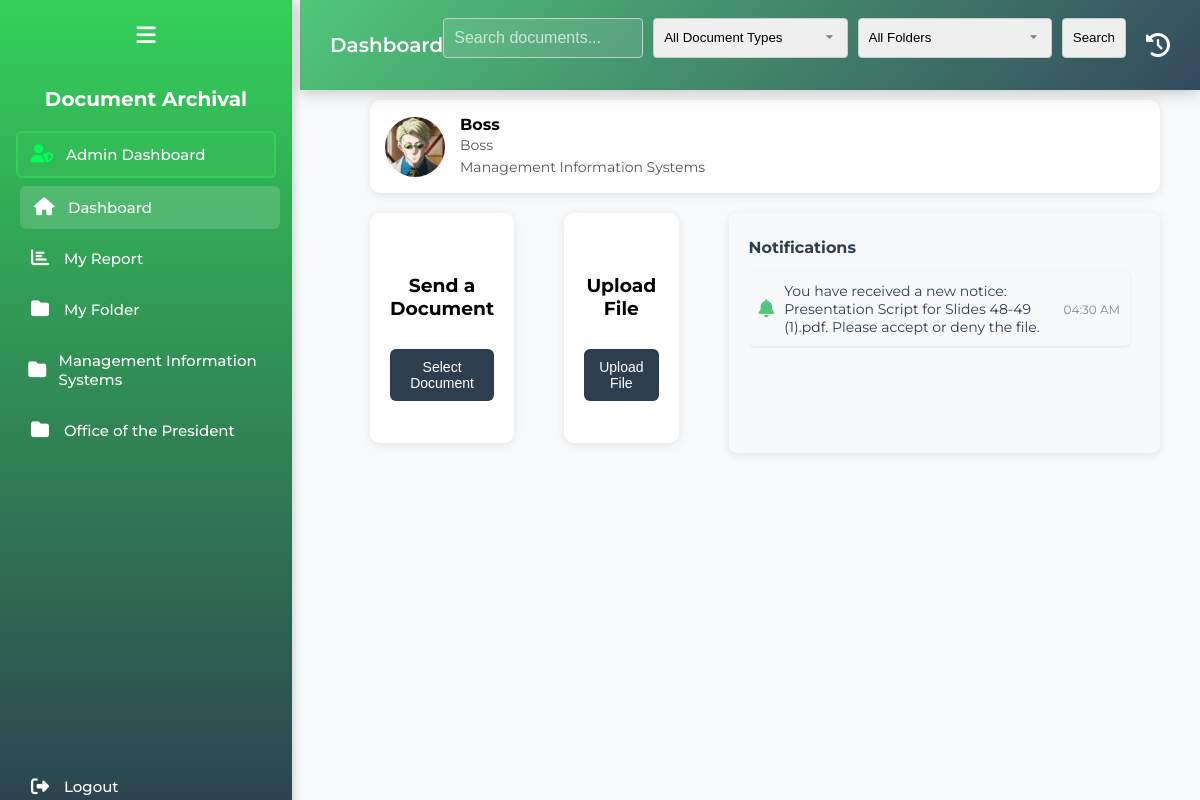
/ (signed in), run on the app's committed database.
### tables this page shows
CREATE TABLE `departments` (
  `id` int(11) NOT NULL AUTO_INCREMENT,
  `name` varchar(255) NOT NULL,
  `type` enum('college','office') NOT NULL,
  PRIMARY KEY (`id`),
  UNIQUE KEY `name_type` (`name`, `type`)
);

CREATE TABLE `users` (
  `id` int(11) NOT NULL AUTO_INCREMENT,
  `username` varchar(255) NOT NULL,
  `password` varchar(255) NOT NULL,
  `full_name` varchar(255) NOT NULL,
  `role` enum('admin','client') NOT NULL DEFAULT 'client',
  `profile_pic` varchar(255) DEFAULT NULL,
  `position` varchar(255) DEFAULT NULL,
  `created_at` timestamp NOT NULL DEFAULT CURRENT_TIMESTAMP,
  PRIMARY KEY (`id`),
  UNIQUE KEY `username` (`username`)
);

CREATE TABLE `notifications` (
  `id` int(11) NOT NULL AUTO_INCREMENT,
  `user_id` int(11) NOT NULL,
  `message` text NOT NULL,
  `file_id` int(11) DEFAULT NULL,
  `status` enum('pending','accepted','denied','approved','rejected','completed') DEFAULT 'pending',
  `timestamp` timestamp NOT NULL DEFAULT CURRENT_TIMESTAMP,
  `type` enum('uploaded','received','info','access_request','access_result') NOT NULL DEFAULT 'uploaded',
  PRIMARY KEY (`id`),
  FOREIGN KEY (`user_id`) REFERENCES `users` (`id`) ON DELETE CASCADE,
  FOREIGN KEY (`file_id`) REFERENCES `files` (`id`) ON DELETE SET NULL
);

### index.php (the view, shortened to what this page needs)
<?php
require 'db_connection.php';
$userId = $_SESSION['user_id'];
$userRole = $_SESSION['role'];
$stmt = $pdo->prepare("
    SELECT users.*,
           d.id AS department_id,
           d.name AS department_name,
           sd.id AS sub_department_id,
           sd.name AS sub_department_name
    FROM users
    LEFT JOIN user_department_affiliations uda ON users.id = uda.user_id
    LEFT JOIN departments d ON uda.department_id = d.id
    LEFT JOIN sub_departments sd ON uda.sub_department_id = sd.id
    WHERE users.id = ?
    LIMIT 1
");
$stmt->execute([$userId]);
$user = $stmt->fetch(PDO::FETCH_ASSOC);
$stmt = $pdo->prepare("
    SELECT d.id AS department_id,
           d.name AS department_name,
           sd.id AS sub_department_id,
           sd.name AS sub_department_name
    FROM departments d
    JOIN user_department_affiliations uda ON d.id = uda.department_id
    LEFT JOIN sub_departments sd ON uda.sub_department_id = sd.id
    WHERE uda.user_id = ?
");
$stmt->execute([$userId]);
$userDepartments = $stmt->fetchAll(PDO::FETCH_ASSOC);
$stmt = $pdo->prepare("SELECT * FROM notifications WHERE user_id = ? ORDER BY timestamp DESC LIMIT 5");
$stmt->execute([$userId]);
$notificationLogs = $stmt->fetchAll(PDO::FETCH_ASSOC);
?>
<!DOCTYPE html>
<html lang="en">
<head>
    <link rel="stylesheet" href="https://code.jquery.com/ui/1.12.1/themes/base/jquery-ui.css">
    <link rel="stylesheet" href="https://cdnjs.cloudflare.com/ajax/libs/font-awesome/6.4.2/css/all.min.css">
    <link rel="stylesheet" href="https://cdn.jsdelivr.net/npm/notyf@3/notyf.min.css">
    <link rel="stylesheet" href="https://cdn.jsdelivr.net/npm/select2@4.1.0-rc.0/dist/css/select2.min.css">
    <link rel="stylesheet" href="styles.css">
    <link rel="stylesheet" href="client.css">
    <link rel="stylesheet" href="style/client-sidebar.css">
</head>
<body>
    <div class="sidebar">
        <button class="toggle-btn" title="Toggle Sidebar"><i class="fas fa-bars"></i></button>
        <h2 class="sidebar-title">Document Archival</h2>
        <?php if ($userRole === 'admin'): ?>
            <a href="admin_dashboard.php" class="admin-dashboard-btn"><i class="fas fa-user-shield"></i><span class="link-text">Admin Dashboard</span></a>
        <?php endif; ?>
        <a href="index.php" class="<?= basename($_SERVER['PHP_SELF']) == 'index.php' ? 'active' : '' ?>"><i class="fas fa-home"></i><span class="link-text"> Dashboard</span></a>
        <a href="my-report.php"><i class="fas fa-chart-bar"></i><span class="link-text"> My Report</span></a>
        <a href="my-folder.php" class="<?= basename($_SERVER['PHP_SELF']) == 'my-folder.php' ? 'active' : '' ?>"><i class="fas fa-folder"></i><span class="link-text"> My Folder</span></a>
        <?php if (!empty($userDepartments)): ?>
            <?php foreach ($userDepartments as $dept): ?>
                <a href="department_folder.php?department_id=<?= htmlspecialchars($dept['department_id']) ?>"
                    class="<?= isset($_GET['department_id']) && $_GET['department_id'] == $dept['department_id'] ? 'active' : '' ?>">
                    <i class="fas fa-folder"></i>
                    <span class="link-text"> <?= htmlspecialchars($dept['department_name'] ?? 'Unnamed Department') ?></span>
                </a>
            <?php endforeach; ?>
        <?php endif; ?>
        <a href="logout.php" class="logout-btn"><i class="fas fa-sign-out-alt"></i><span class="link-text">Logout</span></a>
    </div>
    <div class="top-nav">
        <h2>Dashboard</h2>
        <form action="search.php" method="GET" class="search-container" id="search-form">
            <input type="text" id="searchInput" name="q" placeholder="Search documents..." value="<?= htmlspecialchars($searchQuery ?? '') ?>">
            <select name="type" id="document-type">
                <option value="">All Document Types</option>
            </select>
            <select name="folder" id="folder">
                <option value="">All Folders</option>
            </select>
            <button type="submit">Search</button>
        </form>
        <i class="fas fa-history activity-log-icon" onclick="toggleActivityLog()"></i>
    </div>
    <div class="main-content">
        <div class="user-id-calendar-container">
            <div class="user-id">
                <img src="<?php echo $user['profile_pic'] ?? 'user.jpg'; ?>" alt="User Picture" class="user-picture">
                <div class="user-info">
                    <p class="user-name"><?= htmlspecialchars($user['full_name']) ?></p>
                    <p class="user-position"><?= htmlspecialchars($user['position']) ?></p>
                    <p class="user-department"><?= htmlspecialchars($user['department_name'] ?? 'No Department') ?></p>
                </div>
            </div>
        </div>
        <div class="upload-activity-container">
            <div class="upload-file" id="upload">
                <h3>Send a Document</h3><button id="selectDocumentButton">Select Document</button>
            </div>
            <div class="upload-file" id="fileUpload">
                <h3>Upload File</h3><button id="uploadFileButton">Upload File</button>
            </div>
            <div class="notification-log">
                <h3>Notifications</h3>
                <div class="log-entries">
                    <?php if (!empty($notificationLogs)): ?>
                        <?php foreach ($notificationLogs as $notification): ?>
                            <div class="log-entry notification-item <?= $notification['type'] === 'access_request' && $notification['status'] === 'pending' ? 'pending-access' : ($notification['type'] === 'received' && $notification['status'] === 'pending' ? 'received-pending' : '') ?>"
                                data-notification-id="<?= $notification['id'] ?>"
                                data-file-id="<?= $notification['file_id'] ?>"
                                data-message="<?= htmlspecialchars($notification['message']) ?>"
                                data-type="<?= $notification['type'] ?>"
                                data-status="<?= $notification['status'] ?>">
                                <i class="fas fa-bell"></i>
                                <p><?= htmlspecialchars($notification['message']) ?></p>
                                <span><?= date('h:i A', strtotime($notification['timestamp'])) ?></span>
                            </div>
                        <?php endforeach; ?>
                    <?php else: ?>
                        <div class="log-entry">
                            <p>No new notifications.</p>
                        </div>
                    <?php endif; ?>
                </div>
            </div>
        </div>
    </div>
</body>
</html>

### styles.css (style rules this page uses)
body { font-family: 'Montserrat', Arial, sans-serif; background-color: #f4f7f9; margin: 0; padding: 0; display: flex; height: 100vh; overflow: hidden; }
.top-nav { display: flex; justify-content: space-between; align-items: center; width: calc(100% - 360px); background: linear-gradient(135deg, #50c878, #34495e); padding: 15px 30px; color: white; box-shadow: 0 4px 15px rgba(0, 0, 0, 0.2); position: fixed; top: 0; left: 300px; right: 50px; height: 60px; z-index: 10; backdrop-filter: blur(10px); transition: width 0.3s ease, left 0.3s ease; }
.top-nav h2 { font-size: 20px; margin: 0; font-weight: 600; }
.top-nav input { padding: 10px; width: 250px; border: 1px solid rgba(255, 255, 255, 0.3); border-radius: 6px; background: rgba(255, 255, 255, 0.1); color: white; transition: all 0.3s ease; }
.top-nav input::placeholder { color: rgba(255, 255, 255, 0.7); }
.activity-log-icon { font-size: 24px; cursor: pointer; margin-left: 20px; color: white; position: relative; transition: color 0.3s ease, transform 0.2s ease; }
.main-content { flex: 1; padding: 30px; padding-top: 100px; margin-left: 10px; margin-right: 10px; overflow-y: auto; }
.user-id-calendar-container { display: flex; justify-content: space-between; align-items: center; margin-bottom: 20px; padding: 15px; background: white; border-radius: 10px; box-shadow: 0 2px 10px rgba(0, 0, 0, 0.1); }
.user-id { display: flex; align-items: center; }
.user-picture { width: 60px; height: 60px; border-radius: 50%; margin-right: 15px; }
.user-info { display: flex; flex-direction: column; }
.user-name { font-size: 16px; font-weight: bold; margin: 0; }
.user-position, .user-department { font-size: 14px; margin: 2px 0; color: #555; }
.upload-activity-container { display: flex; gap: 50px; margin-bottom: 30px; justify-content: center; }
.upload-file { background: white; padding: 20px; border-radius: 10px; box-shadow: 0 2px 10px rgba(0, 0, 0, 0.1); text-align: center; flex: 1; max-width: 450px; height: 190px; display: flex; flex-direction: column; justify-content: center; }
.upload-file button { background: #2c3e50; color: white; padding: 10px 15px; border: none; border-radius: 6px; cursor: pointer; font-size: 14px; transition: background 0.3s; width: 100%; max-width: 150px; margin-top: 10px; }
.notification-log { width: 450px; background: white; padding: 15px; border-radius: 10px; box-shadow: 0 2px 10px rgba(0, 0, 0, 0.1); height: 200px; display: flex; flex-direction: column; }
.notification-log h3 { font-size: 16px; margin-bottom: 10px; margin-top: 5px; color: #2c3e50; }
.log-entries { flex: 1; overflow-y: auto; padding-right: 10px; }
.log-entry { display: flex; align-items: center; margin-bottom: 10px; padding: 8px; background: #f9f9f9; border-radius: 8px; box-shadow: 0 1px 3px rgba(0, 0, 0, 0.1); }
.log-entry i { font-size: 16px; margin-right: 8px; }
.log-entry p { margin: 0; flex: 1; font-size: 14px; color: #333; }
.log-entry span { font-size: 14px; color: #777; }
body { font-family: 'Poppins', sans-serif; background-color: #f9fafb; margin: 0; padding: 0; }
select { appearance: none; -webkit-appearance: none; -moz-appearance: none; background-repeat: no-repeat; background-position: right 10px center; background-size: 15px; padding-right: 30px; cursor: pointer; width: 100%; }

### client.css (style rules this page uses)
.log-entries { max-height: 300px; overflow-y: auto; }
.log-entry { display: flex; align-items: center; padding: 10px; border-radius: 5px; margin: 5px 0; background-color: #f8f9fa; transition: background-color 0.3s; }
.log-entry i { font-size: 18px; margin-right: 10px; color: #50c878; }
.log-entry p { margin: 0; font-size: 14px; color: #2c3e50; }
.log-entry span { margin-left: auto; font-size: 12px; color: #7f8c8d; }
.notification-log { background-color: #f8f9fa; border-radius: 8px; padding: 20px; }
.search-container { margin-bottom: 15px; }
.search-container input { width: 100%; padding: 10px; border: 1px solid #ddd; border-radius: 5px; font-size: 16px; }

### index.php (style rules this page uses)
body { display: flex; margin-left: 330px; font-family: 'Montserrat', sans-serif; min-height: 100vh; }
.notification-item { cursor: pointer; }
.search-container { display: flex; gap: 10px; }
.search-container input, .search-container select, .search-container button { padding: 10px; border: 1px solid #ccc; border-radius: 4px; }

### data on the page
departments: name "Management Information Systems"
departments: name "Office of the President"
users: profile_pic (picture), full_name "Boss", position "Boss", departments.name "Management Information Systems"
notifications: message "You have received a new notice: Presentation Script for Slides 48-49 (1).pdf. Please accept or deny the file.", timestamp "04:30 AM"
